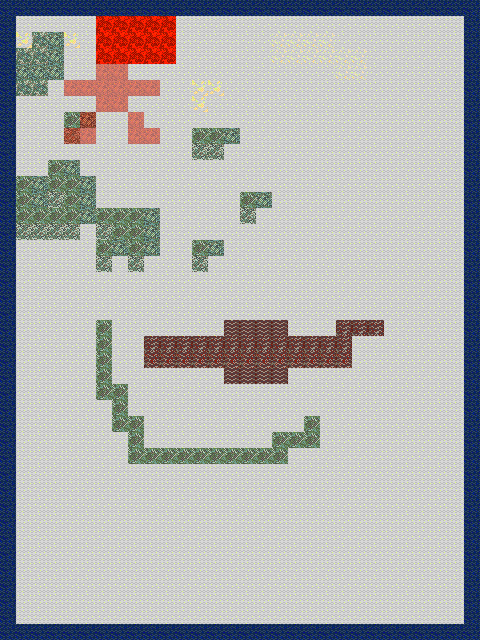

This is a level from a 2D game, rendered from its Tiled map with the project's own tilesets. A one-line summary and the map file follow, with tile-layer data summarised:
An orthogonal 30x40 tile map with 16x16 px tiles, 3 tile layers (Tile Layer 1, Tile Layer 4, Top of the morning), 1 hidden layer not drawn, 2 tilesets.

<map version="1.4" tiledversion="1.4.1" orientation="orthogonal" renderorder="right-down" width="30" height="40" tilewidth="16" tileheight="16" infinite="0" nextlayerid="5" nextobjectid="1">
 <tileset firstgid="1" name="base-tiles" tilewidth="16" tileheight="16" tilecount="36" columns="6">
  <image source="../images/raw/baseTiles.png" trans="ff00ff" width="96" height="96" />
 </tileset>
 <tileset firstgid="37" name="dupe-file-diffsize" tilewidth="32" tileheight="32" tilecount="9" columns="3">
  <image source="../images/raw/baseTiles.png" trans="ff00ff" width="96" height="96" />
 </tileset>
 <layer id="1" name="Tile Layer 1" width="30" height="40">
  <data>[1200 cells, 1185 non-empty, 11 distinct tile ids]</data>
 </layer>
 <layer id="4" name="Tile Layer 4" width="30" height="40" opacity="0.5">
  <data>[1200 cells, 18 non-empty, 2 distinct tile ids]</data>
 </layer>
 <layer id="2" name="Top of the morning" width="30" height="40">
  <properties>
   <property name="collision" value="lava,blocker" />
  </properties>
  <data>[1200 cells, 15 non-empty, 1 distinct tile ids]</data>
 </layer>
 <layer id="3" name="invisilin" width="30" height="40" visible="0">
  <data>[1200 cells, 1200 non-empty, 1 distinct tile ids]</data>
 </layer>
</map>